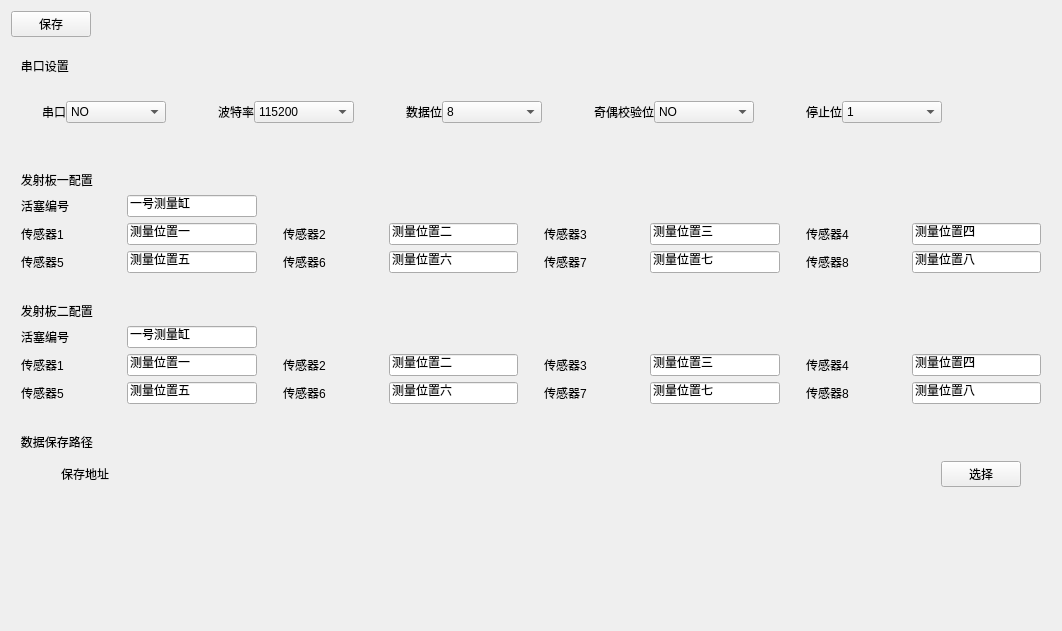
<?xml version="1.0" encoding="UTF-8"?>
<ui version="4.0">
 <class>SettingPage</class>
 <widget class="QWidget" name="SettingPage">
  <property name="geometry">
   <rect>
    <x>0</x>
    <y>0</y>
    <width>1062</width>
    <height>631</height>
   </rect>
  </property>
  <property name="sizePolicy">
   <sizepolicy hsizetype="Expanding" vsizetype="Expanding">
    <horstretch>0</horstretch>
    <verstretch>0</verstretch>
   </sizepolicy>
  </property>
  <property name="windowTitle">
   <string>Form</string>
  </property>
  <layout class="QVBoxLayout" name="verticalLayout">
   <property name="spacing">
    <number>20</number>
   </property>
   <item>
    <layout class="QHBoxLayout" name="horizontalLayout_26">
     <item>
      <widget class="QPushButton" name="btnPush_Save">
       <property name="text">
        <string>保存</string>
       </property>
      </widget>
     </item>
     <item>
      <spacer name="horizontalSpacer_3">
       <property name="orientation">
        <enum>Qt::Horizontal</enum>
       </property>
       <property name="sizeHint" stdset="0">
        <size>
         <width>40</width>
         <height>20</height>
        </size>
       </property>
      </spacer>
     </item>
    </layout>
   </item>
   <item>
    <widget class="QWidget" name="widget_1" native="true">
     <layout class="QGridLayout" name="gridLayout_3">
      <property name="leftMargin">
       <number>0</number>
      </property>
      <property name="topMargin">
       <number>0</number>
      </property>
      <property name="rightMargin">
       <number>0</number>
      </property>
      <property name="verticalSpacing">
       <number>7</number>
      </property>
      <item row="0" column="0" colspan="11">
       <widget class="QLabel" name="lab_t1">
        <property name="sizePolicy">
         <sizepolicy hsizetype="Expanding" vsizetype="Fixed">
          <horstretch>0</horstretch>
          <verstretch>0</verstretch>
         </sizepolicy>
        </property>
        <property name="text">
         <string>   串口设置</string>
        </property>
       </widget>
      </item>
      <item row="1" column="0">
       <spacer name="horizontalSpacer">
        <property name="orientation">
         <enum>Qt::Horizontal</enum>
        </property>
        <property name="sizeType">
         <enum>QSizePolicy::Fixed</enum>
        </property>
        <property name="sizeHint" stdset="0">
         <size>
          <width>25</width>
          <height>60</height>
         </size>
        </property>
       </spacer>
      </item>
      <item row="1" column="1">
       <layout class="QHBoxLayout" name="horizontalLayout">
        <item>
         <widget class="QLabel" name="label_2">
          <property name="sizePolicy">
           <sizepolicy hsizetype="Fixed" vsizetype="Preferred">
            <horstretch>0</horstretch>
            <verstretch>0</verstretch>
           </sizepolicy>
          </property>
          <property name="minimumSize">
           <size>
            <width>0</width>
            <height>0</height>
           </size>
          </property>
          <property name="text">
           <string>串口</string>
          </property>
         </widget>
        </item>
        <item>
         <widget class="QComboBox" name="comBox_Port">
          <property name="sizePolicy">
           <sizepolicy hsizetype="Minimum" vsizetype="Fixed">
            <horstretch>0</horstretch>
            <verstretch>0</verstretch>
           </sizepolicy>
          </property>
          <property name="minimumSize">
           <size>
            <width>100</width>
            <height>0</height>
           </size>
          </property>
          <item>
           <property name="text">
            <string>NO</string>
           </property>
          </item>
         </widget>
        </item>
       </layout>
      </item>
      <item row="1" column="2">
       <spacer name="horizontalSpacer_4">
        <property name="orientation">
         <enum>Qt::Horizontal</enum>
        </property>
        <property name="sizeType">
         <enum>QSizePolicy::Fixed</enum>
        </property>
        <property name="sizeHint" stdset="0">
         <size>
          <width>40</width>
          <height>20</height>
         </size>
        </property>
       </spacer>
      </item>
      <item row="1" column="3">
       <layout class="QHBoxLayout" name="horizontalLayout_2">
        <item>
         <widget class="QLabel" name="label_3">
          <property name="sizePolicy">
           <sizepolicy hsizetype="Fixed" vsizetype="Preferred">
            <horstretch>0</horstretch>
            <verstretch>0</verstretch>
           </sizepolicy>
          </property>
          <property name="text">
           <string>波特率</string>
          </property>
         </widget>
        </item>
        <item>
         <widget class="QComboBox" name="comBox_Baud">
          <property name="sizePolicy">
           <sizepolicy hsizetype="Minimum" vsizetype="Fixed">
            <horstretch>0</horstretch>
            <verstretch>0</verstretch>
           </sizepolicy>
          </property>
          <property name="minimumSize">
           <size>
            <width>100</width>
            <height>0</height>
           </size>
          </property>
          <item>
           <property name="text">
            <string>115200</string>
           </property>
          </item>
          <item>
           <property name="text">
            <string>9600</string>
           </property>
          </item>
          <item>
           <property name="text">
            <string>4800</string>
           </property>
          </item>
         </widget>
        </item>
       </layout>
      </item>
      <item row="1" column="4">
       <spacer name="horizontalSpacer_5">
        <property name="orientation">
         <enum>Qt::Horizontal</enum>
        </property>
        <property name="sizeType">
         <enum>QSizePolicy::Fixed</enum>
        </property>
        <property name="sizeHint" stdset="0">
         <size>
          <width>40</width>
          <height>20</height>
         </size>
        </property>
       </spacer>
      </item>
      <item row="1" column="5">
       <layout class="QHBoxLayout" name="horizontalLayout_3">
        <item>
         <widget class="QLabel" name="label_4">
          <property name="sizePolicy">
           <sizepolicy hsizetype="Fixed" vsizetype="Preferred">
            <horstretch>0</horstretch>
            <verstretch>0</verstretch>
           </sizepolicy>
          </property>
          <property name="styleSheet">
           <string notr="true">color: rgb(0, 0, 0);</string>
          </property>
          <property name="text">
           <string>数据位</string>
          </property>
         </widget>
        </item>
        <item>
         <widget class="QComboBox" name="comBox_Bit">
          <property name="sizePolicy">
           <sizepolicy hsizetype="Minimum" vsizetype="Fixed">
            <horstretch>0</horstretch>
            <verstretch>0</verstretch>
           </sizepolicy>
          </property>
          <property name="minimumSize">
           <size>
            <width>100</width>
            <height>0</height>
           </size>
          </property>
          <item>
           <property name="text">
            <string>8</string>
           </property>
          </item>
          <item>
           <property name="text">
            <string>7</string>
           </property>
          </item>
          <item>
           <property name="text">
            <string>6</string>
           </property>
          </item>
          <item>
           <property name="text">
            <string>5</string>
           </property>
          </item>
         </widget>
        </item>
       </layout>
      </item>
      <item row="1" column="6">
       <spacer name="horizontalSpacer_6">
        <property name="orientation">
         <enum>Qt::Horizontal</enum>
        </property>
        <property name="sizeType">
         <enum>QSizePolicy::Fixed</enum>
        </property>
        <property name="sizeHint" stdset="0">
         <size>
          <width>40</width>
          <height>20</height>
         </size>
        </property>
       </spacer>
      </item>
      <item row="1" column="7">
       <layout class="QHBoxLayout" name="horizontalLayout_4">
        <item>
         <widget class="QLabel" name="label_5">
          <property name="sizePolicy">
           <sizepolicy hsizetype="Fixed" vsizetype="Preferred">
            <horstretch>0</horstretch>
            <verstretch>0</verstretch>
           </sizepolicy>
          </property>
          <property name="text">
           <string>奇偶校验位</string>
          </property>
         </widget>
        </item>
        <item>
         <widget class="QComboBox" name="comBox_Parity">
          <property name="sizePolicy">
           <sizepolicy hsizetype="Minimum" vsizetype="Fixed">
            <horstretch>0</horstretch>
            <verstretch>0</verstretch>
           </sizepolicy>
          </property>
          <property name="minimumSize">
           <size>
            <width>100</width>
            <height>0</height>
           </size>
          </property>
          <item>
           <property name="text">
            <string>NO</string>
           </property>
          </item>
         </widget>
        </item>
       </layout>
      </item>
      <item row="1" column="8">
       <spacer name="horizontalSpacer_7">
        <property name="orientation">
         <enum>Qt::Horizontal</enum>
        </property>
        <property name="sizeType">
         <enum>QSizePolicy::Fixed</enum>
        </property>
        <property name="sizeHint" stdset="0">
         <size>
          <width>40</width>
          <height>20</height>
         </size>
        </property>
       </spacer>
      </item>
      <item row="1" column="9">
       <layout class="QHBoxLayout" name="horizontalLayout_5">
        <item>
         <widget class="QLabel" name="label_6">
          <property name="sizePolicy">
           <sizepolicy hsizetype="Fixed" vsizetype="Fixed">
            <horstretch>0</horstretch>
            <verstretch>0</verstretch>
           </sizepolicy>
          </property>
          <property name="styleSheet">
           <string notr="true">color: rgb(0, 0, 0);</string>
          </property>
          <property name="text">
           <string>停止位</string>
          </property>
         </widget>
        </item>
        <item>
         <widget class="QComboBox" name="comBox_Stop">
          <property name="sizePolicy">
           <sizepolicy hsizetype="Minimum" vsizetype="Fixed">
            <horstretch>0</horstretch>
            <verstretch>0</verstretch>
           </sizepolicy>
          </property>
          <property name="minimumSize">
           <size>
            <width>100</width>
            <height>0</height>
           </size>
          </property>
          <item>
           <property name="text">
            <string>1</string>
           </property>
          </item>
          <item>
           <property name="text">
            <string>2</string>
           </property>
          </item>
         </widget>
        </item>
       </layout>
      </item>
      <item row="1" column="10">
       <spacer name="horizontalSpacer_2">
        <property name="orientation">
         <enum>Qt::Horizontal</enum>
        </property>
        <property name="sizeType">
         <enum>QSizePolicy::Expanding</enum>
        </property>
        <property name="sizeHint" stdset="0">
         <size>
          <width>37</width>
          <height>20</height>
         </size>
        </property>
       </spacer>
      </item>
     </layout>
    </widget>
   </item>
   <item>
    <widget class="QWidget" name="widget_2" native="true">
     <layout class="QGridLayout" name="gridLayout">
      <property name="leftMargin">
       <number>0</number>
      </property>
      <property name="topMargin">
       <number>0</number>
      </property>
      <property name="rightMargin">
       <number>0</number>
      </property>
      <item row="0" column="0" colspan="4">
       <widget class="QLabel" name="lab_t2">
        <property name="sizePolicy">
         <sizepolicy hsizetype="Expanding" vsizetype="Fixed">
          <horstretch>0</horstretch>
          <verstretch>0</verstretch>
         </sizepolicy>
        </property>
        <property name="text">
         <string>   发射板一配置</string>
        </property>
       </widget>
      </item>
      <item row="1" column="0">
       <layout class="QHBoxLayout" name="horizontalLayout_8">
        <property name="leftMargin">
         <number>10</number>
        </property>
        <property name="rightMargin">
         <number>10</number>
        </property>
        <item>
         <widget class="QLabel" name="label_8">
          <property name="sizePolicy">
           <sizepolicy hsizetype="Fixed" vsizetype="Expanding">
            <horstretch>100</horstretch>
            <verstretch>0</verstretch>
           </sizepolicy>
          </property>
          <property name="minimumSize">
           <size>
            <width>100</width>
            <height>0</height>
           </size>
          </property>
          <property name="maximumSize">
           <size>
            <width>100</width>
            <height>16777215</height>
           </size>
          </property>
          <property name="text">
           <string>活塞编号</string>
          </property>
         </widget>
        </item>
        <item>
         <widget class="QLineEdit" name="lineEdit_1_1">
          <property name="text">
           <string>一号测量缸</string>
          </property>
         </widget>
        </item>
       </layout>
      </item>
      <item row="2" column="0">
       <layout class="QHBoxLayout" name="horizontalLayout_9">
        <property name="leftMargin">
         <number>10</number>
        </property>
        <property name="rightMargin">
         <number>10</number>
        </property>
        <item>
         <widget class="QLabel" name="label_9">
          <property name="sizePolicy">
           <sizepolicy hsizetype="Fixed" vsizetype="Expanding">
            <horstretch>100</horstretch>
            <verstretch>0</verstretch>
           </sizepolicy>
          </property>
          <property name="minimumSize">
           <size>
            <width>100</width>
            <height>0</height>
           </size>
          </property>
          <property name="maximumSize">
           <size>
            <width>100</width>
            <height>16777215</height>
           </size>
          </property>
          <property name="text">
           <string>传感器1</string>
          </property>
         </widget>
        </item>
        <item>
         <widget class="QLineEdit" name="lineEdit_1_2">
          <property name="text">
           <string>测量位置一</string>
          </property>
         </widget>
        </item>
       </layout>
      </item>
      <item row="2" column="1">
       <layout class="QHBoxLayout" name="horizontalLayout_11">
        <property name="leftMargin">
         <number>10</number>
        </property>
        <property name="rightMargin">
         <number>10</number>
        </property>
        <item>
         <widget class="QLabel" name="label_11">
          <property name="sizePolicy">
           <sizepolicy hsizetype="Fixed" vsizetype="Preferred">
            <horstretch>100</horstretch>
            <verstretch>0</verstretch>
           </sizepolicy>
          </property>
          <property name="minimumSize">
           <size>
            <width>100</width>
            <height>0</height>
           </size>
          </property>
          <property name="maximumSize">
           <size>
            <width>100</width>
            <height>16777215</height>
           </size>
          </property>
          <property name="text">
           <string>传感器2</string>
          </property>
         </widget>
        </item>
        <item>
         <widget class="QLineEdit" name="lineEdit_1_3">
          <property name="text">
           <string>测量位置二</string>
          </property>
         </widget>
        </item>
       </layout>
      </item>
      <item row="2" column="2">
       <layout class="QHBoxLayout" name="horizontalLayout_13">
        <property name="leftMargin">
         <number>10</number>
        </property>
        <property name="rightMargin">
         <number>10</number>
        </property>
        <item>
         <widget class="QLabel" name="label_13">
          <property name="sizePolicy">
           <sizepolicy hsizetype="Fixed" vsizetype="Preferred">
            <horstretch>100</horstretch>
            <verstretch>0</verstretch>
           </sizepolicy>
          </property>
          <property name="minimumSize">
           <size>
            <width>100</width>
            <height>0</height>
           </size>
          </property>
          <property name="maximumSize">
           <size>
            <width>100</width>
            <height>16777215</height>
           </size>
          </property>
          <property name="text">
           <string>传感器3</string>
          </property>
         </widget>
        </item>
        <item>
         <widget class="QLineEdit" name="lineEdit_1_4">
          <property name="text">
           <string>测量位置三</string>
          </property>
         </widget>
        </item>
       </layout>
      </item>
      <item row="2" column="3">
       <layout class="QHBoxLayout" name="horizontalLayout_15">
        <property name="leftMargin">
         <number>10</number>
        </property>
        <property name="rightMargin">
         <number>10</number>
        </property>
        <item>
         <widget class="QLabel" name="label_15">
          <property name="sizePolicy">
           <sizepolicy hsizetype="Fixed" vsizetype="Preferred">
            <horstretch>100</horstretch>
            <verstretch>0</verstretch>
           </sizepolicy>
          </property>
          <property name="minimumSize">
           <size>
            <width>100</width>
            <height>0</height>
           </size>
          </property>
          <property name="maximumSize">
           <size>
            <width>100</width>
            <height>16777215</height>
           </size>
          </property>
          <property name="text">
           <string>传感器4</string>
          </property>
         </widget>
        </item>
        <item>
         <widget class="QLineEdit" name="lineEdit_1_5">
          <property name="text">
           <string>测量位置四</string>
          </property>
         </widget>
        </item>
       </layout>
      </item>
      <item row="3" column="0">
       <layout class="QHBoxLayout" name="horizontalLayout_10">
        <property name="leftMargin">
         <number>10</number>
        </property>
        <property name="rightMargin">
         <number>10</number>
        </property>
        <item>
         <widget class="QLabel" name="label_10">
          <property name="sizePolicy">
           <sizepolicy hsizetype="Fixed" vsizetype="Expanding">
            <horstretch>100</horstretch>
            <verstretch>0</verstretch>
           </sizepolicy>
          </property>
          <property name="minimumSize">
           <size>
            <width>100</width>
            <height>0</height>
           </size>
          </property>
          <property name="maximumSize">
           <size>
            <width>100</width>
            <height>16777215</height>
           </size>
          </property>
          <property name="text">
           <string>传感器5</string>
          </property>
         </widget>
        </item>
        <item>
         <widget class="QLineEdit" name="lineEdit_1_6">
          <property name="text">
           <string>测量位置五</string>
          </property>
         </widget>
        </item>
       </layout>
      </item>
      <item row="3" column="1">
       <layout class="QHBoxLayout" name="horizontalLayout_12">
        <property name="leftMargin">
         <number>10</number>
        </property>
        <property name="rightMargin">
         <number>10</number>
        </property>
        <item>
         <widget class="QLabel" name="label_12">
          <property name="sizePolicy">
           <sizepolicy hsizetype="Fixed" vsizetype="Preferred">
            <horstretch>100</horstretch>
            <verstretch>0</verstretch>
           </sizepolicy>
          </property>
          <property name="minimumSize">
           <size>
            <width>100</width>
            <height>0</height>
           </size>
          </property>
          <property name="maximumSize">
           <size>
            <width>100</width>
            <height>16777215</height>
           </size>
          </property>
          <property name="text">
           <string>传感器6</string>
          </property>
         </widget>
        </item>
        <item>
         <widget class="QLineEdit" name="lineEdit_1_7">
          <property name="text">
           <string>测量位置六</string>
          </property>
         </widget>
        </item>
       </layout>
      </item>
      <item row="3" column="2">
       <layout class="QHBoxLayout" name="horizontalLayout_14">
        <property name="leftMargin">
         <number>10</number>
        </property>
        <property name="rightMargin">
         <number>10</number>
        </property>
        <item>
         <widget class="QLabel" name="label_14">
          <property name="sizePolicy">
           <sizepolicy hsizetype="Fixed" vsizetype="Preferred">
            <horstretch>100</horstretch>
            <verstretch>0</verstretch>
           </sizepolicy>
          </property>
          <property name="minimumSize">
           <size>
            <width>100</width>
            <height>0</height>
           </size>
          </property>
          <property name="maximumSize">
           <size>
            <width>100</width>
            <height>16777215</height>
           </size>
          </property>
          <property name="text">
           <string>传感器7</string>
          </property>
         </widget>
        </item>
        <item>
         <widget class="QLineEdit" name="lineEdit_1_8">
          <property name="text">
           <string>测量位置七</string>
          </property>
         </widget>
        </item>
       </layout>
      </item>
      <item row="3" column="3">
       <layout class="QHBoxLayout" name="horizontalLayout_16">
        <property name="leftMargin">
         <number>10</number>
        </property>
        <property name="rightMargin">
         <number>10</number>
        </property>
        <item>
         <widget class="QLabel" name="label_16">
          <property name="sizePolicy">
           <sizepolicy hsizetype="Fixed" vsizetype="Preferred">
            <horstretch>100</horstretch>
            <verstretch>0</verstretch>
           </sizepolicy>
          </property>
          <property name="minimumSize">
           <size>
            <width>100</width>
            <height>0</height>
           </size>
          </property>
          <property name="maximumSize">
           <size>
            <width>100</width>
            <height>16777215</height>
           </size>
          </property>
          <property name="text">
           <string>传感器8</string>
          </property>
         </widget>
        </item>
        <item>
         <widget class="QLineEdit" name="lineEdit_1_9">
          <property name="text">
           <string>测量位置八</string>
          </property>
         </widget>
        </item>
       </layout>
      </item>
     </layout>
    </widget>
   </item>
   <item>
    <widget class="QWidget" name="widget_3" native="true">
     <layout class="QGridLayout" name="gridLayout_2">
      <property name="leftMargin">
       <number>0</number>
      </property>
      <property name="topMargin">
       <number>0</number>
      </property>
      <property name="rightMargin">
       <number>0</number>
      </property>
      <item row="0" column="0" colspan="4">
       <widget class="QLabel" name="lab_t3">
        <property name="sizePolicy">
         <sizepolicy hsizetype="Expanding" vsizetype="Fixed">
          <horstretch>0</horstretch>
          <verstretch>0</verstretch>
         </sizepolicy>
        </property>
        <property name="text">
         <string>   发射板二配置</string>
        </property>
       </widget>
      </item>
      <item row="1" column="0">
       <layout class="QHBoxLayout" name="horizontalLayout_17">
        <property name="leftMargin">
         <number>10</number>
        </property>
        <property name="rightMargin">
         <number>10</number>
        </property>
        <item>
         <widget class="QLabel" name="label_17">
          <property name="sizePolicy">
           <sizepolicy hsizetype="Fixed" vsizetype="Expanding">
            <horstretch>100</horstretch>
            <verstretch>0</verstretch>
           </sizepolicy>
          </property>
          <property name="minimumSize">
           <size>
            <width>100</width>
            <height>0</height>
           </size>
          </property>
          <property name="maximumSize">
           <size>
            <width>100</width>
            <height>16777215</height>
           </size>
          </property>
          <property name="text">
           <string>活塞编号</string>
          </property>
         </widget>
        </item>
        <item>
         <widget class="QLineEdit" name="lineEdit_1_10">
          <property name="text">
           <string>一号测量缸</string>
          </property>
         </widget>
        </item>
       </layout>
      </item>
      <item row="2" column="0">
       <layout class="QHBoxLayout" name="horizontalLayout_18">
        <property name="leftMargin">
         <number>10</number>
        </property>
        <property name="rightMargin">
         <number>10</number>
        </property>
        <item>
         <widget class="QLabel" name="label_18">
          <property name="sizePolicy">
           <sizepolicy hsizetype="Fixed" vsizetype="Expanding">
            <horstretch>100</horstretch>
            <verstretch>0</verstretch>
           </sizepolicy>
          </property>
          <property name="minimumSize">
           <size>
            <width>100</width>
            <height>0</height>
           </size>
          </property>
          <property name="maximumSize">
           <size>
            <width>100</width>
            <height>16777215</height>
           </size>
          </property>
          <property name="text">
           <string>传感器1</string>
          </property>
         </widget>
        </item>
        <item>
         <widget class="QLineEdit" name="lineEdit_1_11">
          <property name="text">
           <string>测量位置一</string>
          </property>
         </widget>
        </item>
       </layout>
      </item>
      <item row="2" column="1">
       <layout class="QHBoxLayout" name="horizontalLayout_19">
        <property name="leftMargin">
         <number>10</number>
        </property>
        <property name="rightMargin">
         <number>10</number>
        </property>
        <item>
         <widget class="QLabel" name="label_19">
          <property name="sizePolicy">
           <sizepolicy hsizetype="Fixed" vsizetype="Preferred">
            <horstretch>100</horstretch>
            <verstretch>0</verstretch>
           </sizepolicy>
          </property>
          <property name="minimumSize">
           <size>
            <width>100</width>
            <height>0</height>
           </size>
          </property>
          <property name="maximumSize">
           <size>
            <width>100</width>
            <height>16777215</height>
           </size>
          </property>
          <property name="text">
           <string>传感器2</string>
          </property>
         </widget>
        </item>
        <item>
         <widget class="QLineEdit" name="lineEdit_1_12">
          <property name="text">
           <string>测量位置二</string>
          </property>
         </widget>
        </item>
       </layout>
      </item>
      <item row="2" column="2">
       <layout class="QHBoxLayout" name="horizontalLayout_20">
        <property name="leftMargin">
         <number>10</number>
        </property>
        <property name="rightMargin">
         <number>10</number>
        </property>
        <item>
         <widget class="QLabel" name="label_20">
          <property name="sizePolicy">
           <sizepolicy hsizetype="Fixed" vsizetype="Preferred">
            <horstretch>100</horstretch>
            <verstretch>0</verstretch>
           </sizepolicy>
          </property>
          <property name="minimumSize">
           <size>
            <width>100</width>
            <height>0</height>
           </size>
          </property>
          <property name="maximumSize">
           <size>
            <width>100</width>
            <height>16777215</height>
           </size>
          </property>
          <property name="text">
           <string>传感器3</string>
          </property>
         </widget>
        </item>
        <item>
         <widget class="QLineEdit" name="lineEdit_1_13">
          <property name="text">
           <string>测量位置三</string>
          </property>
         </widget>
        </item>
       </layout>
      </item>
      <item row="2" column="3">
       <layout class="QHBoxLayout" name="horizontalLayout_21">
        <property name="leftMargin">
         <number>10</number>
        </property>
        <property name="rightMargin">
         <number>10</number>
        </property>
        <item>
         <widget class="QLabel" name="label_21">
          <property name="sizePolicy">
           <sizepolicy hsizetype="Fixed" vsizetype="Preferred">
            <horstretch>100</horstretch>
            <verstretch>0</verstretch>
           </sizepolicy>
          </property>
          <property name="minimumSize">
           <size>
            <width>100</width>
            <height>0</height>
           </size>
          </property>
          <property name="maximumSize">
           <size>
            <width>100</width>
            <height>16777215</height>
           </size>
          </property>
          <property name="text">
           <string>传感器4</string>
          </property>
         </widget>
        </item>
        <item>
         <widget class="QLineEdit" name="lineEdit_1_14">
          <property name="text">
           <string>测量位置四</string>
          </property>
         </widget>
        </item>
       </layout>
      </item>
      <item row="3" column="0">
       <layout class="QHBoxLayout" name="horizontalLayout_22">
        <property name="leftMargin">
         <number>10</number>
        </property>
        <property name="rightMargin">
         <number>10</number>
        </property>
        <item>
         <widget class="QLabel" name="label_22">
          <property name="sizePolicy">
           <sizepolicy hsizetype="Fixed" vsizetype="Expanding">
            <horstretch>100</horstretch>
            <verstretch>0</verstretch>
           </sizepolicy>
          </property>
          <property name="minimumSize">
           <size>
            <width>100</width>
            <height>0</height>
           </size>
          </property>
          <property name="maximumSize">
           <size>
            <width>100</width>
            <height>16777215</height>
           </size>
          </property>
          <property name="text">
           <string>传感器5</string>
          </property>
         </widget>
        </item>
        <item>
         <widget class="QLineEdit" name="lineEdit_1_15">
          <property name="text">
           <string>测量位置五</string>
          </property>
         </widget>
        </item>
       </layout>
      </item>
      <item row="3" column="1">
       <layout class="QHBoxLayout" name="horizontalLayout_23">
        <property name="leftMargin">
         <number>10</number>
        </property>
        <property name="rightMargin">
         <number>10</number>
        </property>
        <item>
         <widget class="QLabel" name="label_23">
          <property name="sizePolicy">
           <sizepolicy hsizetype="Fixed" vsizetype="Preferred">
            <horstretch>100</horstretch>
            <verstretch>0</verstretch>
           </sizepolicy>
          </property>
          <property name="minimumSize">
           <size>
            <width>100</width>
            <height>0</height>
           </size>
          </property>
          <property name="maximumSize">
           <size>
            <width>100</width>
            <height>16777215</height>
           </size>
          </property>
          <property name="text">
           <string>传感器6</string>
          </property>
         </widget>
        </item>
        <item>
         <widget class="QLineEdit" name="lineEdit_1_16">
          <property name="text">
           <string>测量位置六</string>
          </property>
         </widget>
        </item>
       </layout>
      </item>
      <item row="3" column="2">
       <layout class="QHBoxLayout" name="horizontalLayout_24">
        <property name="leftMargin">
         <number>10</number>
        </property>
        <property name="rightMargin">
         <number>10</number>
        </property>
        <item>
         <widget class="QLabel" name="label_24">
          <property name="sizePolicy">
           <sizepolicy hsizetype="Fixed" vsizetype="Preferred">
            <horstretch>100</horstretch>
            <verstretch>0</verstretch>
           </sizepolicy>
          </property>
          <property name="minimumSize">
           <size>
            <width>100</width>
            <height>0</height>
           </size>
          </property>
          <property name="maximumSize">
           <size>
            <width>100</width>
            <height>16777215</height>
           </size>
          </property>
          <property name="text">
           <string>传感器7</string>
          </property>
         </widget>
        </item>
        <item>
         <widget class="QLineEdit" name="lineEdit_1_17">
          <property name="text">
           <string>测量位置七</string>
          </property>
         </widget>
        </item>
       </layout>
      </item>
      <item row="3" column="3">
       <layout class="QHBoxLayout" name="horizontalLayout_25">
        <property name="leftMargin">
         <number>10</number>
        </property>
        <property name="rightMargin">
         <number>10</number>
        </property>
        <item>
         <widget class="QLabel" name="label_25">
          <property name="sizePolicy">
           <sizepolicy hsizetype="Fixed" vsizetype="Preferred">
            <horstretch>100</horstretch>
            <verstretch>0</verstretch>
           </sizepolicy>
          </property>
          <property name="minimumSize">
           <size>
            <width>100</width>
            <height>0</height>
           </size>
          </property>
          <property name="maximumSize">
           <size>
            <width>100</width>
            <height>16777215</height>
           </size>
          </property>
          <property name="text">
           <string>传感器8</string>
          </property>
         </widget>
        </item>
        <item>
         <widget class="QLineEdit" name="lineEdit_1_18">
          <property name="text">
           <string>测量位置八</string>
          </property>
         </widget>
        </item>
       </layout>
      </item>
     </layout>
    </widget>
   </item>
   <item>
    <widget class="QWidget" name="widget_4" native="true">
     <property name="sizePolicy">
      <sizepolicy hsizetype="Preferred" vsizetype="Preferred">
       <horstretch>0</horstretch>
       <verstretch>0</verstretch>
      </sizepolicy>
     </property>
     <layout class="QGridLayout" name="gridLayout_4">
      <property name="leftMargin">
       <number>0</number>
      </property>
      <property name="topMargin">
       <number>0</number>
      </property>
      <property name="rightMargin">
       <number>0</number>
      </property>
      <property name="bottomMargin">
       <number>10</number>
      </property>
      <property name="spacing">
       <number>10</number>
      </property>
      <item row="0" column="0" colspan="4">
       <widget class="QLabel" name="lab_t4">
        <property name="sizePolicy">
         <sizepolicy hsizetype="Preferred" vsizetype="Fixed">
          <horstretch>0</horstretch>
          <verstretch>0</verstretch>
         </sizepolicy>
        </property>
        <property name="text">
         <string>   数据保存路径</string>
        </property>
       </widget>
      </item>
      <item row="1" column="0">
       <spacer name="horizontalSpacer_8">
        <property name="orientation">
         <enum>Qt::Horizontal</enum>
        </property>
        <property name="sizeType">
         <enum>QSizePolicy::Fixed</enum>
        </property>
        <property name="sizeHint" stdset="0">
         <size>
          <width>40</width>
          <height>20</height>
         </size>
        </property>
       </spacer>
      </item>
      <item row="1" column="1">
       <widget class="QLabel" name="lab_DataPath">
        <property name="sizePolicy">
         <sizepolicy hsizetype="Expanding" vsizetype="Fixed">
          <horstretch>0</horstretch>
          <verstretch>0</verstretch>
         </sizepolicy>
        </property>
        <property name="text">
         <string>保存地址</string>
        </property>
       </widget>
      </item>
      <item row="1" column="2">
       <widget class="QPushButton" name="btnPush_ChooseFile">
        <property name="minimumSize">
         <size>
          <width>20</width>
          <height>0</height>
         </size>
        </property>
        <property name="text">
         <string>选择</string>
        </property>
       </widget>
      </item>
      <item row="1" column="3">
       <spacer name="horizontalSpacer_9">
        <property name="orientation">
         <enum>Qt::Horizontal</enum>
        </property>
        <property name="sizeType">
         <enum>QSizePolicy::Fixed</enum>
        </property>
        <property name="sizeHint" stdset="0">
         <size>
          <width>20</width>
          <height>20</height>
         </size>
        </property>
       </spacer>
      </item>
     </layout>
    </widget>
   </item>
   <item>
    <spacer name="verticalSpacer">
     <property name="orientation">
      <enum>Qt::Vertical</enum>
     </property>
     <property name="sizeHint" stdset="0">
      <size>
       <width>20</width>
       <height>146</height>
      </size>
     </property>
    </spacer>
   </item>
  </layout>
 </widget>
 <resources/>
 <connections/>
</ui>
